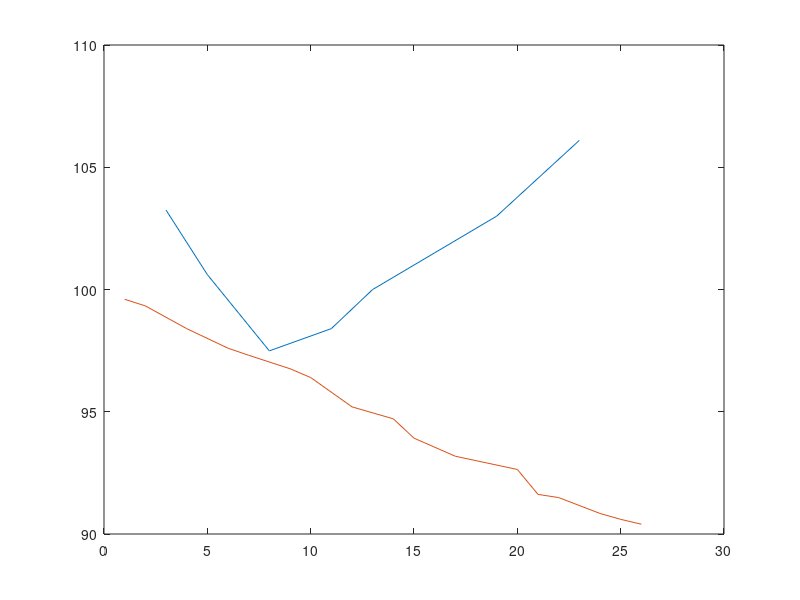

Write the MATLAB code that produced this figure.
n_Trainset=[1 2 4 6 7 9 10 12 14 15 17 18 20 21 22 24 25 26];
n_Testset=[3 5 8 11 13 16 19 23];
J_Trainset=[99.6 99.33 98.4 97.6 97.31 96.76 96.4 95.2 94.71 93.92 93.18 93 92.64 91.62 91.49 90.84 90.6 90.4 ];
J_Testset=[103.25 100.61 97.49 98.4 100 101.5 103 106.1];
plot(n_Testset, J_Testset)
hold on
plot(n_Trainset,J_Trainset)